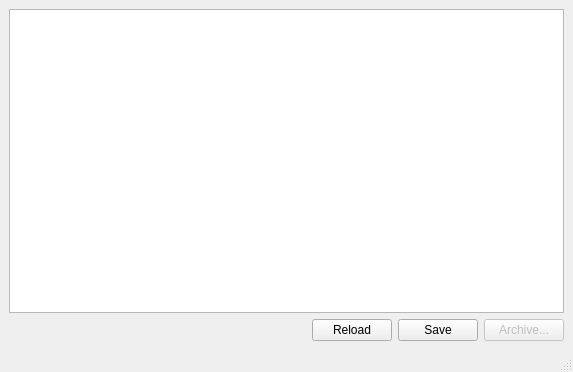
<?xml version="1.0" encoding="UTF-8"?>
<ui version="4.0">
 <class>uiMainWindow</class>
 <widget class="QMainWindow" name="uiMainWindow">
  <property name="geometry">
   <rect>
    <x>0</x>
    <y>0</y>
    <width>573</width>
    <height>372</height>
   </rect>
  </property>
  <property name="windowTitle">
   <string>pyDAQConfig</string>
  </property>
  <widget class="QWidget" name="centralwidget">
   <layout class="QVBoxLayout" name="verticalLayout">
    <item>
     <widget class="QTreeView" name="twChannels"/>
    </item>
    <item>
     <layout class="QHBoxLayout" name="horizontalLayout">
      <item>
       <spacer name="horizontalSpacer">
        <property name="orientation">
         <enum>Qt::Horizontal</enum>
        </property>
        <property name="sizeHint" stdset="0">
         <size>
          <width>40</width>
          <height>20</height>
         </size>
        </property>
       </spacer>
      </item>
      <item>
       <widget class="QPushButton" name="btnReload">
        <property name="text">
         <string>Reload</string>
        </property>
       </widget>
      </item>
      <item>
       <widget class="QPushButton" name="btnSave">
        <property name="text">
         <string>Save</string>
        </property>
       </widget>
      </item>
      <item>
       <widget class="QPushButton" name="btnArchive">
        <property name="enabled">
         <bool>false</bool>
        </property>
        <property name="text">
         <string>Archive...</string>
        </property>
       </widget>
      </item>
     </layout>
    </item>
   </layout>
  </widget>
  <widget class="QStatusBar" name="stbStatus"/>
  <action name="actionSave">
   <property name="text">
    <string>Save</string>
   </property>
  </action>
  <action name="actionQuit">
   <property name="text">
    <string>Quit</string>
   </property>
  </action>
  <action name="actionBrowse">
   <property name="text">
    <string>Browse...</string>
   </property>
  </action>
 </widget>
 <resources/>
 <connections/>
</ui>
